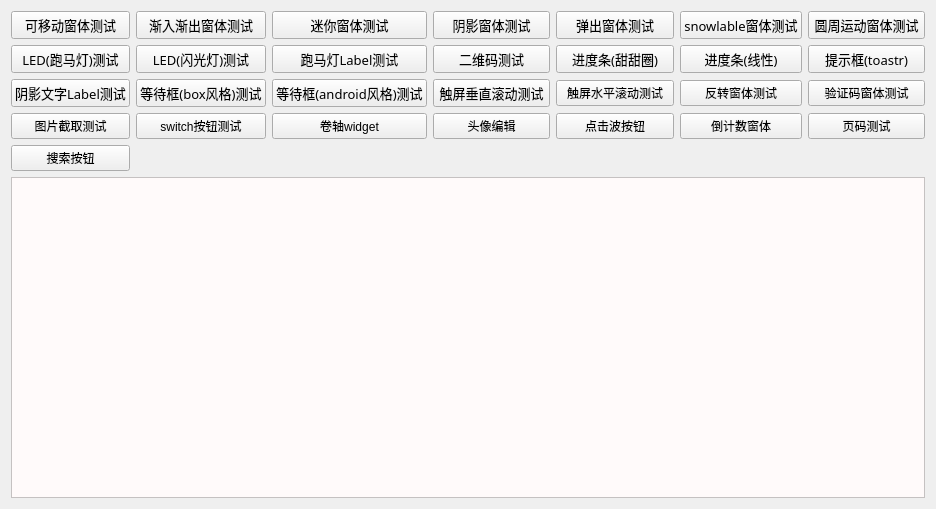
<?xml version="1.0" encoding="UTF-8"?>
<ui version="4.0">
 <class>NBaseUiKitTest</class>
 <widget class="QWidget" name="NBaseUiKitTest">
  <property name="geometry">
   <rect>
    <x>0</x>
    <y>0</y>
    <width>936</width>
    <height>509</height>
   </rect>
  </property>
  <property name="windowTitle">
   <string>NBaseUiKit_test(daodaoliang)</string>
  </property>
  <property name="styleSheet">
   <string notr="true">QPushButton {
	background-color: rgba(0, 170, 255, 100);
	color:white;
	font: 75 10pt &quot;微软雅黑&quot;;
};
</string>
  </property>
  <layout class="QGridLayout" name="gridLayout">
   <item row="1" column="6">
    <widget class="QPushButton" name="pushButton_14">
     <property name="font">
      <font>
       <family>微软雅黑</family>
       <pointsize>10</pointsize>
       <weight>9</weight>
       <italic>false</italic>
       <bold>false</bold>
      </font>
     </property>
     <property name="text">
      <string>提示框(toastr)</string>
     </property>
    </widget>
   </item>
   <item row="1" column="4">
    <widget class="QPushButton" name="pushButton_12">
     <property name="font">
      <font>
       <family>微软雅黑</family>
       <pointsize>10</pointsize>
       <weight>9</weight>
       <italic>false</italic>
       <bold>false</bold>
      </font>
     </property>
     <property name="text">
      <string>进度条(甜甜圈)</string>
     </property>
    </widget>
   </item>
   <item row="0" column="2">
    <widget class="QPushButton" name="pushButton_3">
     <property name="font">
      <font>
       <family>微软雅黑</family>
       <pointsize>10</pointsize>
       <weight>9</weight>
       <italic>false</italic>
       <bold>false</bold>
      </font>
     </property>
     <property name="text">
      <string>迷你窗体测试</string>
     </property>
    </widget>
   </item>
   <item row="5" column="0" colspan="7">
    <widget class="QTextBrowser" name="textBrowser">
     <property name="styleSheet">
      <string notr="true">background-color: rgb(255, 250, 250);</string>
     </property>
    </widget>
   </item>
   <item row="0" column="1">
    <widget class="QPushButton" name="pushButton_2">
     <property name="font">
      <font>
       <family>微软雅黑</family>
       <pointsize>10</pointsize>
       <weight>9</weight>
       <italic>false</italic>
       <bold>false</bold>
      </font>
     </property>
     <property name="text">
      <string>渐入渐出窗体测试</string>
     </property>
    </widget>
   </item>
   <item row="0" column="6">
    <widget class="QPushButton" name="pushButton_8">
     <property name="font">
      <font>
       <family>微软雅黑</family>
       <pointsize>10</pointsize>
       <weight>9</weight>
       <italic>false</italic>
       <bold>false</bold>
      </font>
     </property>
     <property name="text">
      <string>圆周运动窗体测试</string>
     </property>
    </widget>
   </item>
   <item row="1" column="3">
    <widget class="QPushButton" name="pushButton_11">
     <property name="font">
      <font>
       <family>微软雅黑</family>
       <pointsize>10</pointsize>
       <weight>9</weight>
       <italic>false</italic>
       <bold>false</bold>
      </font>
     </property>
     <property name="text">
      <string>二维码测试</string>
     </property>
    </widget>
   </item>
   <item row="1" column="1">
    <widget class="QPushButton" name="pushButton_9">
     <property name="font">
      <font>
       <family>微软雅黑</family>
       <pointsize>10</pointsize>
       <weight>9</weight>
       <italic>false</italic>
       <bold>false</bold>
      </font>
     </property>
     <property name="text">
      <string>LED(闪光灯)测试</string>
     </property>
    </widget>
   </item>
   <item row="0" column="3">
    <widget class="QPushButton" name="pushButton_4">
     <property name="font">
      <font>
       <family>微软雅黑</family>
       <pointsize>10</pointsize>
       <weight>9</weight>
       <italic>false</italic>
       <bold>false</bold>
      </font>
     </property>
     <property name="text">
      <string>阴影窗体测试</string>
     </property>
    </widget>
   </item>
   <item row="1" column="0">
    <widget class="QPushButton" name="pushButton_7">
     <property name="font">
      <font>
       <family>微软雅黑</family>
       <pointsize>10</pointsize>
       <weight>9</weight>
       <italic>false</italic>
       <bold>false</bold>
      </font>
     </property>
     <property name="text">
      <string>LED(跑马灯)测试</string>
     </property>
    </widget>
   </item>
   <item row="1" column="2">
    <widget class="QPushButton" name="pushButton_10">
     <property name="font">
      <font>
       <family>微软雅黑</family>
       <pointsize>10</pointsize>
       <weight>9</weight>
       <italic>false</italic>
       <bold>false</bold>
      </font>
     </property>
     <property name="text">
      <string>跑马灯Label测试</string>
     </property>
    </widget>
   </item>
   <item row="1" column="5">
    <widget class="QPushButton" name="pushButton_13">
     <property name="font">
      <font>
       <family>微软雅黑</family>
       <pointsize>10</pointsize>
       <weight>9</weight>
       <italic>false</italic>
       <bold>false</bold>
      </font>
     </property>
     <property name="text">
      <string>进度条(线性)</string>
     </property>
    </widget>
   </item>
   <item row="2" column="5">
    <widget class="QPushButton" name="pushButton_19">
     <property name="text">
      <string>反转窗体测试</string>
     </property>
    </widget>
   </item>
   <item row="2" column="3">
    <widget class="QPushButton" name="pushButton_18">
     <property name="font">
      <font>
       <family>微软雅黑</family>
       <pointsize>10</pointsize>
       <weight>9</weight>
       <italic>false</italic>
       <bold>false</bold>
      </font>
     </property>
     <property name="text">
      <string>触屏垂直滚动测试</string>
     </property>
    </widget>
   </item>
   <item row="2" column="2">
    <widget class="QPushButton" name="pushButton_17">
     <property name="font">
      <font>
       <family>微软雅黑</family>
       <pointsize>10</pointsize>
       <weight>9</weight>
       <italic>false</italic>
       <bold>false</bold>
      </font>
     </property>
     <property name="text">
      <string>等待框(android风格)测试</string>
     </property>
     <property name="flat">
      <bool>false</bool>
     </property>
    </widget>
   </item>
   <item row="3" column="0">
    <widget class="QPushButton" name="pushButton_22">
     <property name="text">
      <string>图片截取测试</string>
     </property>
    </widget>
   </item>
   <item row="3" column="2">
    <widget class="QPushButton" name="pushButton_24">
     <property name="text">
      <string>卷轴widget</string>
     </property>
    </widget>
   </item>
   <item row="2" column="6">
    <widget class="QPushButton" name="pushButton_21">
     <property name="text">
      <string>验证码窗体测试</string>
     </property>
    </widget>
   </item>
   <item row="3" column="1">
    <widget class="QPushButton" name="pushButton_23">
     <property name="text">
      <string>switch按钮测试</string>
     </property>
    </widget>
   </item>
   <item row="3" column="3">
    <widget class="QPushButton" name="pushButton_25">
     <property name="text">
      <string>头像编辑</string>
     </property>
    </widget>
   </item>
   <item row="3" column="4">
    <widget class="QPushButton" name="pushButton_26">
     <property name="text">
      <string>点击波按钮</string>
     </property>
    </widget>
   </item>
   <item row="3" column="5">
    <widget class="QPushButton" name="pushButton_27">
     <property name="text">
      <string>倒计数窗体</string>
     </property>
    </widget>
   </item>
   <item row="3" column="6">
    <widget class="QPushButton" name="pushButton_28">
     <property name="text">
      <string>页码测试</string>
     </property>
    </widget>
   </item>
   <item row="2" column="0">
    <widget class="QPushButton" name="pushButton_15">
     <property name="font">
      <font>
       <family>微软雅黑</family>
       <pointsize>10</pointsize>
       <weight>9</weight>
       <italic>false</italic>
       <bold>false</bold>
      </font>
     </property>
     <property name="text">
      <string>阴影文字Label测试</string>
     </property>
    </widget>
   </item>
   <item row="0" column="4">
    <widget class="QPushButton" name="pushButton_5">
     <property name="font">
      <font>
       <family>微软雅黑</family>
       <pointsize>10</pointsize>
       <weight>9</weight>
       <italic>false</italic>
       <bold>false</bold>
      </font>
     </property>
     <property name="text">
      <string>弹出窗体测试</string>
     </property>
    </widget>
   </item>
   <item row="0" column="0">
    <widget class="QPushButton" name="pushButton">
     <property name="font">
      <font>
       <family>微软雅黑</family>
       <pointsize>10</pointsize>
       <weight>9</weight>
       <italic>false</italic>
       <bold>false</bold>
      </font>
     </property>
     <property name="styleSheet">
      <string notr="true"/>
     </property>
     <property name="text">
      <string>可移动窗体测试</string>
     </property>
    </widget>
   </item>
   <item row="0" column="5">
    <widget class="QPushButton" name="pushButton_6">
     <property name="font">
      <font>
       <family>微软雅黑</family>
       <pointsize>10</pointsize>
       <weight>9</weight>
       <italic>false</italic>
       <bold>false</bold>
      </font>
     </property>
     <property name="text">
      <string>snowlable窗体测试</string>
     </property>
    </widget>
   </item>
   <item row="2" column="4">
    <widget class="QPushButton" name="pushButton_20">
     <property name="text">
      <string>触屏水平滚动测试</string>
     </property>
    </widget>
   </item>
   <item row="2" column="1">
    <widget class="QPushButton" name="pushButton_16">
     <property name="font">
      <font>
       <family>微软雅黑</family>
       <pointsize>10</pointsize>
       <weight>9</weight>
       <italic>false</italic>
       <bold>false</bold>
      </font>
     </property>
     <property name="text">
      <string>等待框(box风格)测试</string>
     </property>
     <property name="flat">
      <bool>false</bool>
     </property>
    </widget>
   </item>
   <item row="4" column="0">
    <widget class="QPushButton" name="pushButton_29">
     <property name="text">
      <string>搜索按钮</string>
     </property>
    </widget>
   </item>
  </layout>
 </widget>
 <resources/>
 <connections/>
</ui>
